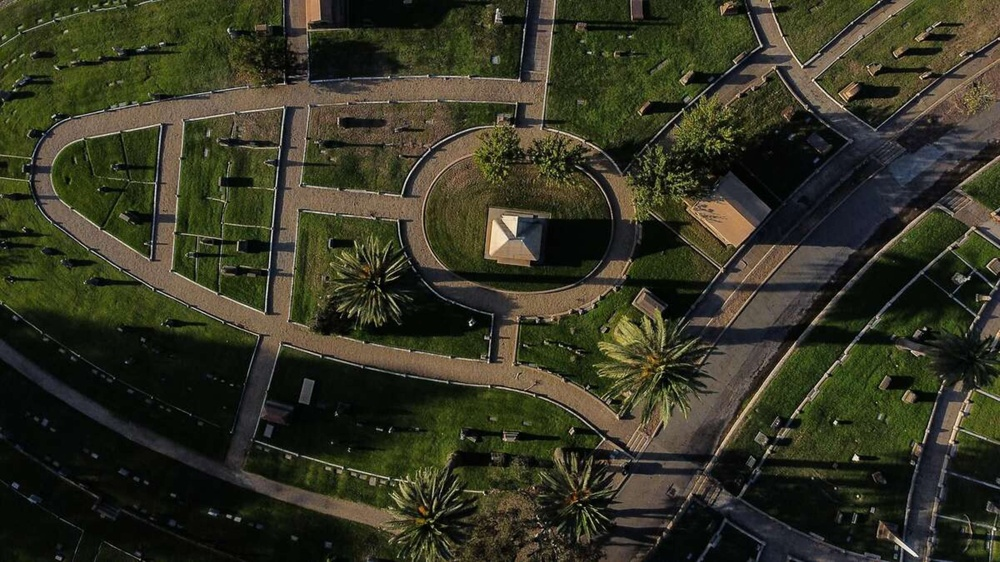
#> input picture assets/bg1.jpg, 1000 x 562 px, shrunk from 3840 x 2160 before the run
$ python colorize.py assets/bg1.jpg
#> lines starting #> are read from the running program, lines starting #| are printed output that depends on the picture
#! /usr/bin/env python3


import cv2
import numpy as np
import sys

for f in sys.argv[1:]:
    img = cv2.imread(f, cv2.IMREAD_UNCHANGED)
#> img is the input picture: shape (562, 1000, 3); mean B, G, R 35.8, 53, 52.8
    img[:,:,2] = 255
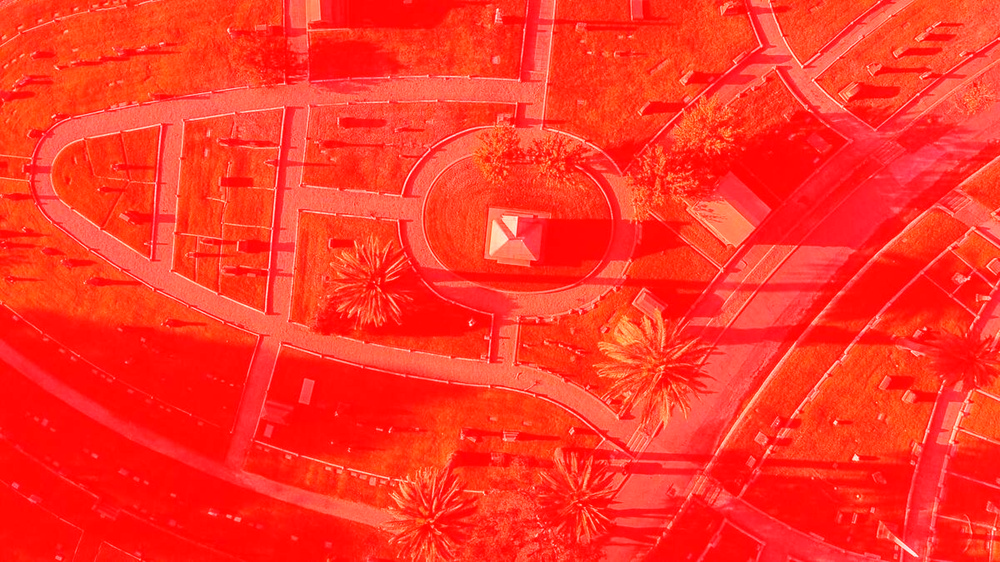
#> img: shape (562, 1000, 3); mean B, G, R 35.8, 53, 255
    cv2.imwrite(f[:-4] + '-3.png', img)
    img[:,:,1] = 255
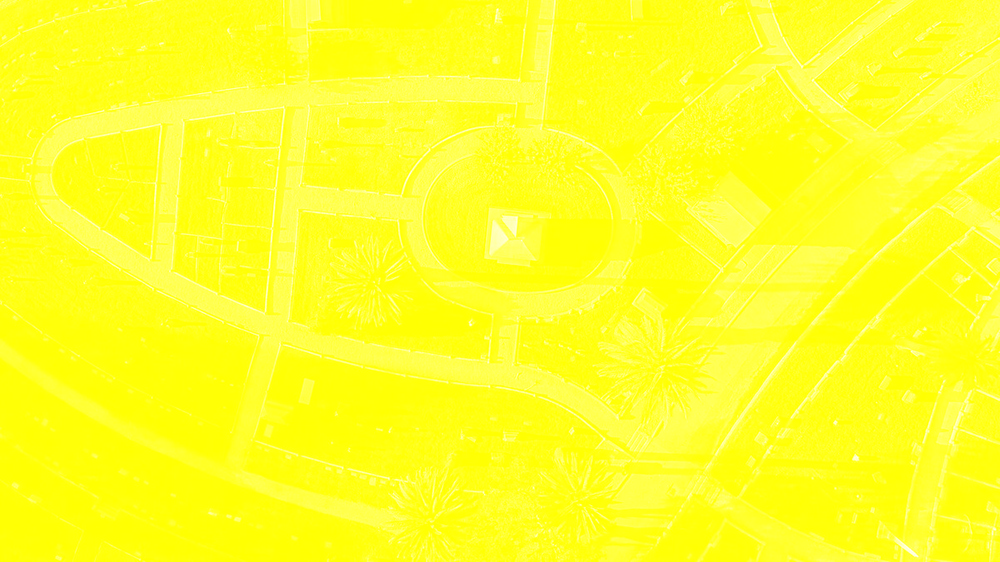
#> img: shape (562, 1000, 3); mean B, G, R 35.8, 255, 255
    cv2.imwrite(f[:-4] + '-2.png', img)
    img[:,:,2] = 0
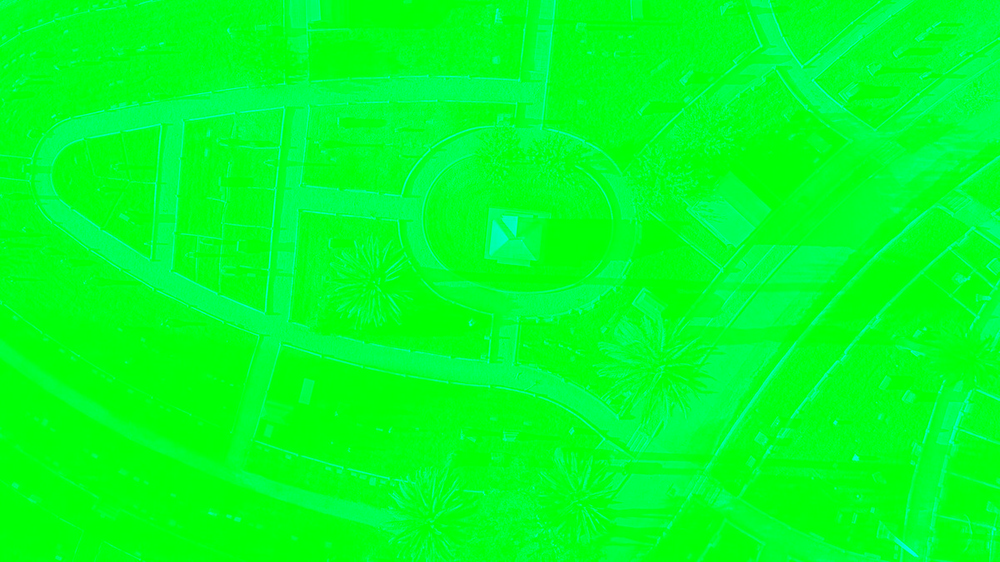
#> img: shape (562, 1000, 3); mean B, G, R 35.8, 255, 0
    img[:,:,0] = 255
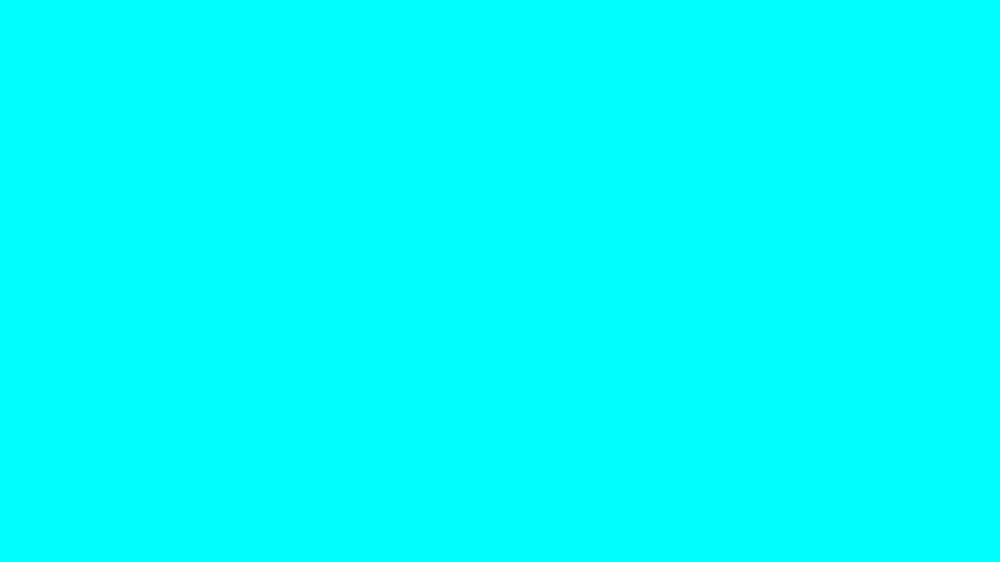
#> img: shape (562, 1000, 3); mean B, G, R 255, 255, 0
    cv2.imwrite(f[:-4] + '-1.png', img)
    img[:,:,1] = 0
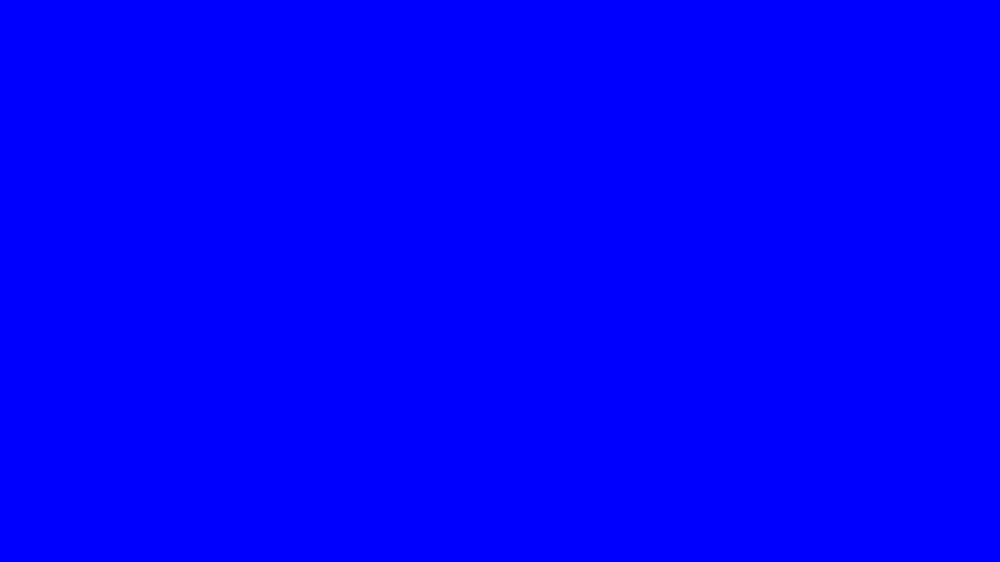
#> img: shape (562, 1000, 3); mean B, G, R 255, 0, 0
    img[:,:,2] = 255
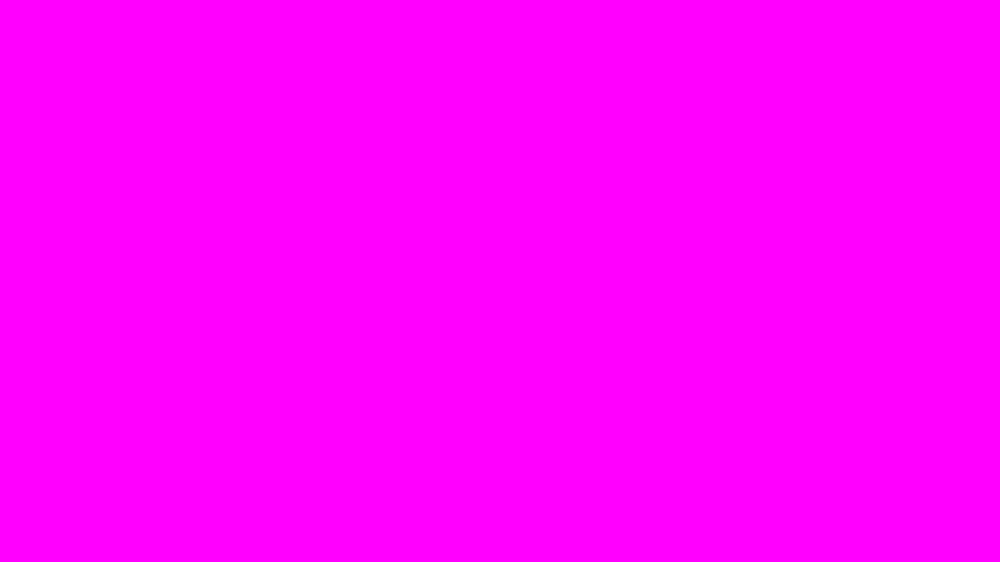
#> img: shape (562, 1000, 3); mean B, G, R 255, 0, 255
    cv2.imwrite(f[:-4] + '-0.png', img)
